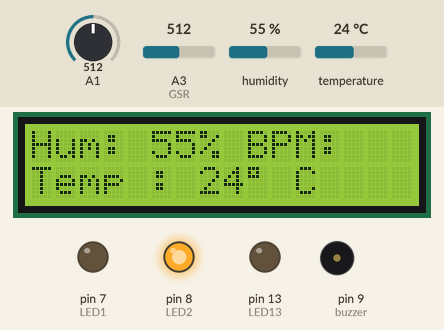
Bench run of a sketch on a simulated Arduino Uno, built with avr-gcc and run on an emulated ATmega328P. On the bench: 16×2 character LCD, output pins drawn as LEDs (lit = HIGH), buzzer (waves = sounding, pin HIGH). The test bench sets the inputs (shaded band); at power-on: A1 = 512, humidity 55 %, temperature 24 °C, A3 (GSR) = 512. What the sketch prints to the serial monitor is not drawn.

Above: at 3.7 s.
3.8 s: A1 set to 590
6.6 s: A1 set to 608
8.1 s: humidity set to 22 %
At 9.6 s:
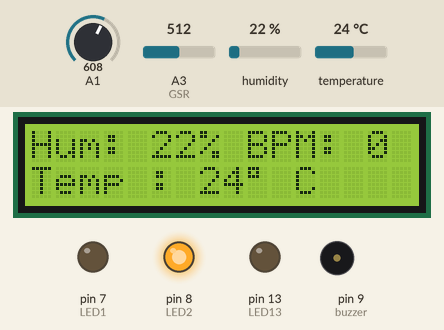
11.1 s: temperature set to 12 °C
At 12.2 s:
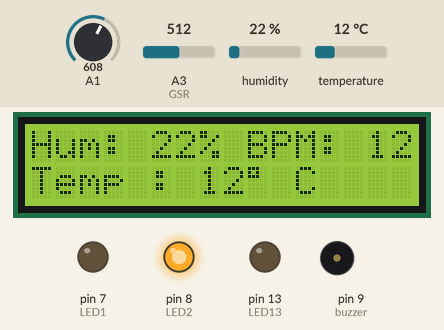
12.7 s: humidity set to 40 %
At 14.1 s:
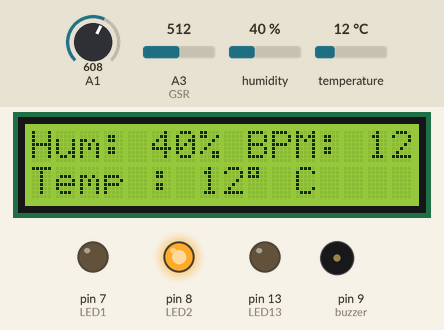
15.7 s: temperature set to 19 °C
At 16.7 s:
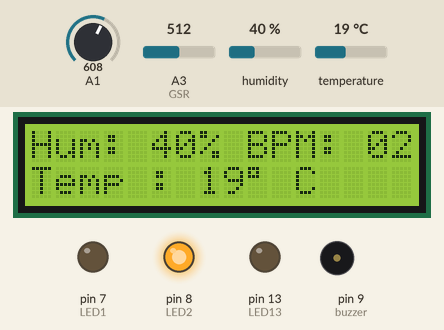
Timing chart, 0 to 18.2 s (numbered marks = the images above; inputs shaded):
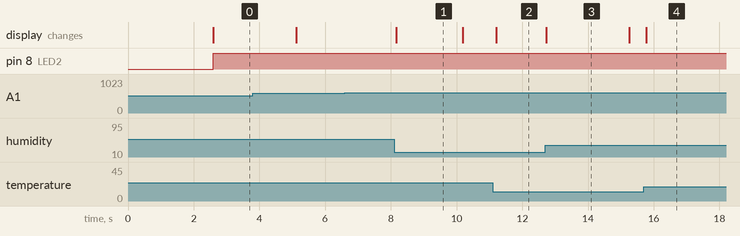

The sketch:

test1.ino
```cpp
#include <dht.h>


#define LED1 7  //red
#define LED2 8  //green

const int GSR=A3;
int sensorValue;

#define dht_apin A0

#include <LiquidCrystal.h>

const int rs = 12, en = 11, d4 = 5, d5 = 4, d6 = 3, d7 = 2;
LiquidCrystal lcd(rs, en, d4, d5, d6, d7);

int PulseSensorPurplePin = 1;
int LED13 = 13;

boolean countStatus;
int beat, bpm;
unsigned long millisBefore;

dht DHT;
const int buzzer = 9;
int Signal;

void setup(){

  Serial.begin(9600);
  pinMode(buzzer, OUTPUT);
  delay(500);
  delay(1000);
  delay(1000);
  pinMode(LED1, OUTPUT);
  pinMode(LED2, OUTPUT);
  pinMode(LED13,OUTPUT);
  lcd.begin(16, 2);
  lcd.setCursor(0,0);
  lcd.println("Hum: ");
  lcd.setCursor(9,0);
    lcd.println("BPM: ");
  lcd.setCursor(0,1);
  lcd.println("Temp : ");
}

void loop(){

    DHT.read11(dht_apin);

      lcd.setCursor(5,0);
      lcd.print(String(int(DHT.humidity))+"% ");
      lcd.setCursor(7,1);
      lcd.println(int(DHT.temperature));
      lcd.setCursor(9,1);
      lcd.print(F("\xDF"" C"));
      digitalWrite(LED2,HIGH);

    if(DHT.humidity >= 65 && DHT.temperature > 36){

          digitalWrite(LED1,HIGH);
          digitalWrite(LED2,LOW);
          tone(buzzer, 1000);
          delay(500);
          noTone(buzzer);
      }
      else
      {
          digitalWrite(LED2,HIGH);
          digitalWrite(LED1,LOW);
      }


int sensorValue = analogRead(A1);
  if (countStatus == 0)
  {
    if (sensorValue > 600)
    {
      countStatus = 1;
      beat++;

    }
  }
  else
  {
    if (sensorValue < 500)
    {
      countStatus = 0;
    }
  }
  if (millis() - millisBefore > 5000)
  {
    bpm = beat * 12;
    beat = 0;
    Serial.print(bpm);
    Serial.print(" ");
    lcd.setCursor(14,0);
    lcd.print(bpm);
    if(bpm > 100){
      digitalWrite(LED13,HIGH);
      tone(buzzer, 1000);
      delay(500);
      noTone(buzzer);
      }
      else
      {
        digitalWrite(LED13,LOW);
       }
    millisBefore = millis();
  }

  float conductivevoltage;
  sensorValue=analogRead(GSR);
  conductivevoltage = sensorValue*(5.0/1023.0);
  Serial.println(sensorValue);
  delay(100);

  delay(1);

}
```

Measured:
- after the input at 6.6 s, every drawn part: stays the same
- after the input at 8.1 s, the display: changes after 0.07 s (image 1)
- after the input at 11.1 s, the display: changes after 0.11 s (image 2)
- after the input at 12.7 s, the display: changes at once (image 3)
- after the input at 15.7 s, the display: changes after 0.07 s (image 4)
- what the display in image 1 shows lasts 2.0 s, from 8.2 s to 10.2 s
- what the display in image 3 shows lasts 2.6 s, from 12.7 s to 15.3 s
